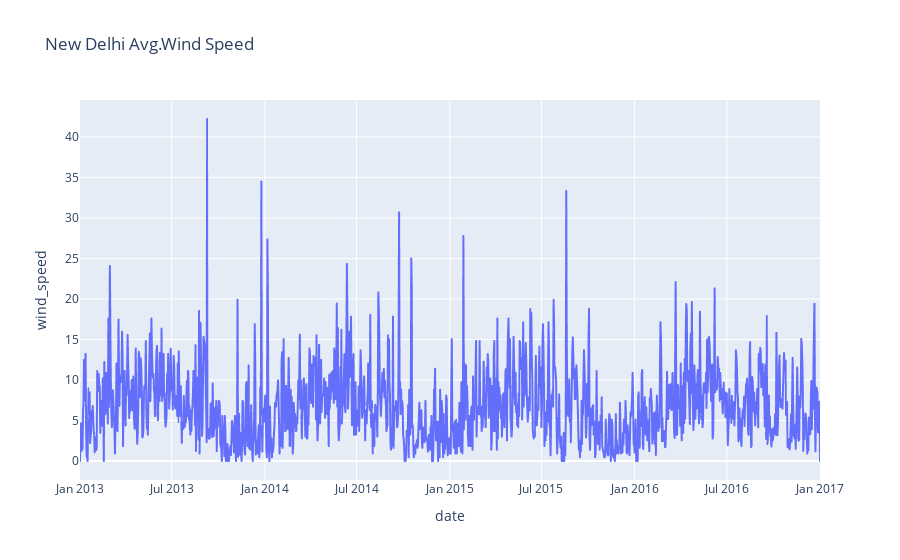

Write notebook code for a chart like this one.
### Code cell
figure = px.line(df,x="date",y="wind_speed",title="New Delhi Avg.Wind Speed")
figure

### Figure 1 — Plotly figure (JSON) as saved in the notebook; plotly's stock layout.template omitted (floating-point values rounded to 4 significant figures; data arrays with more than 128 entries replaced by an {"elided": "..."} marker saying what was removed)
{"data": [{"hovertemplate": "date=%{x}<br>wind_speed=%{y}<extra></extra>", "legendgroup": "", "line": {"color": "#636efa", "dash": "solid"}, "marker": {"symbol": "circle"}, "mode": "lines", "name": "", "showlegend": false, "type": "scattergl", "x": {"elided": "1462 str values"}, "xaxis": "x", "y": {"elided": "1462 float values"}, "yaxis": "y"}], "layout": {"legend": {"tracegroupgap": 0}, "title": {"text": "New Delhi Avg.Wind Speed"}, "xaxis": {"anchor": "y", "domain": [0, 1], "title": {"text": "date"}}, "yaxis": {"anchor": "x", "domain": [0, 1], "title": {"text": "wind_speed"}}}}
